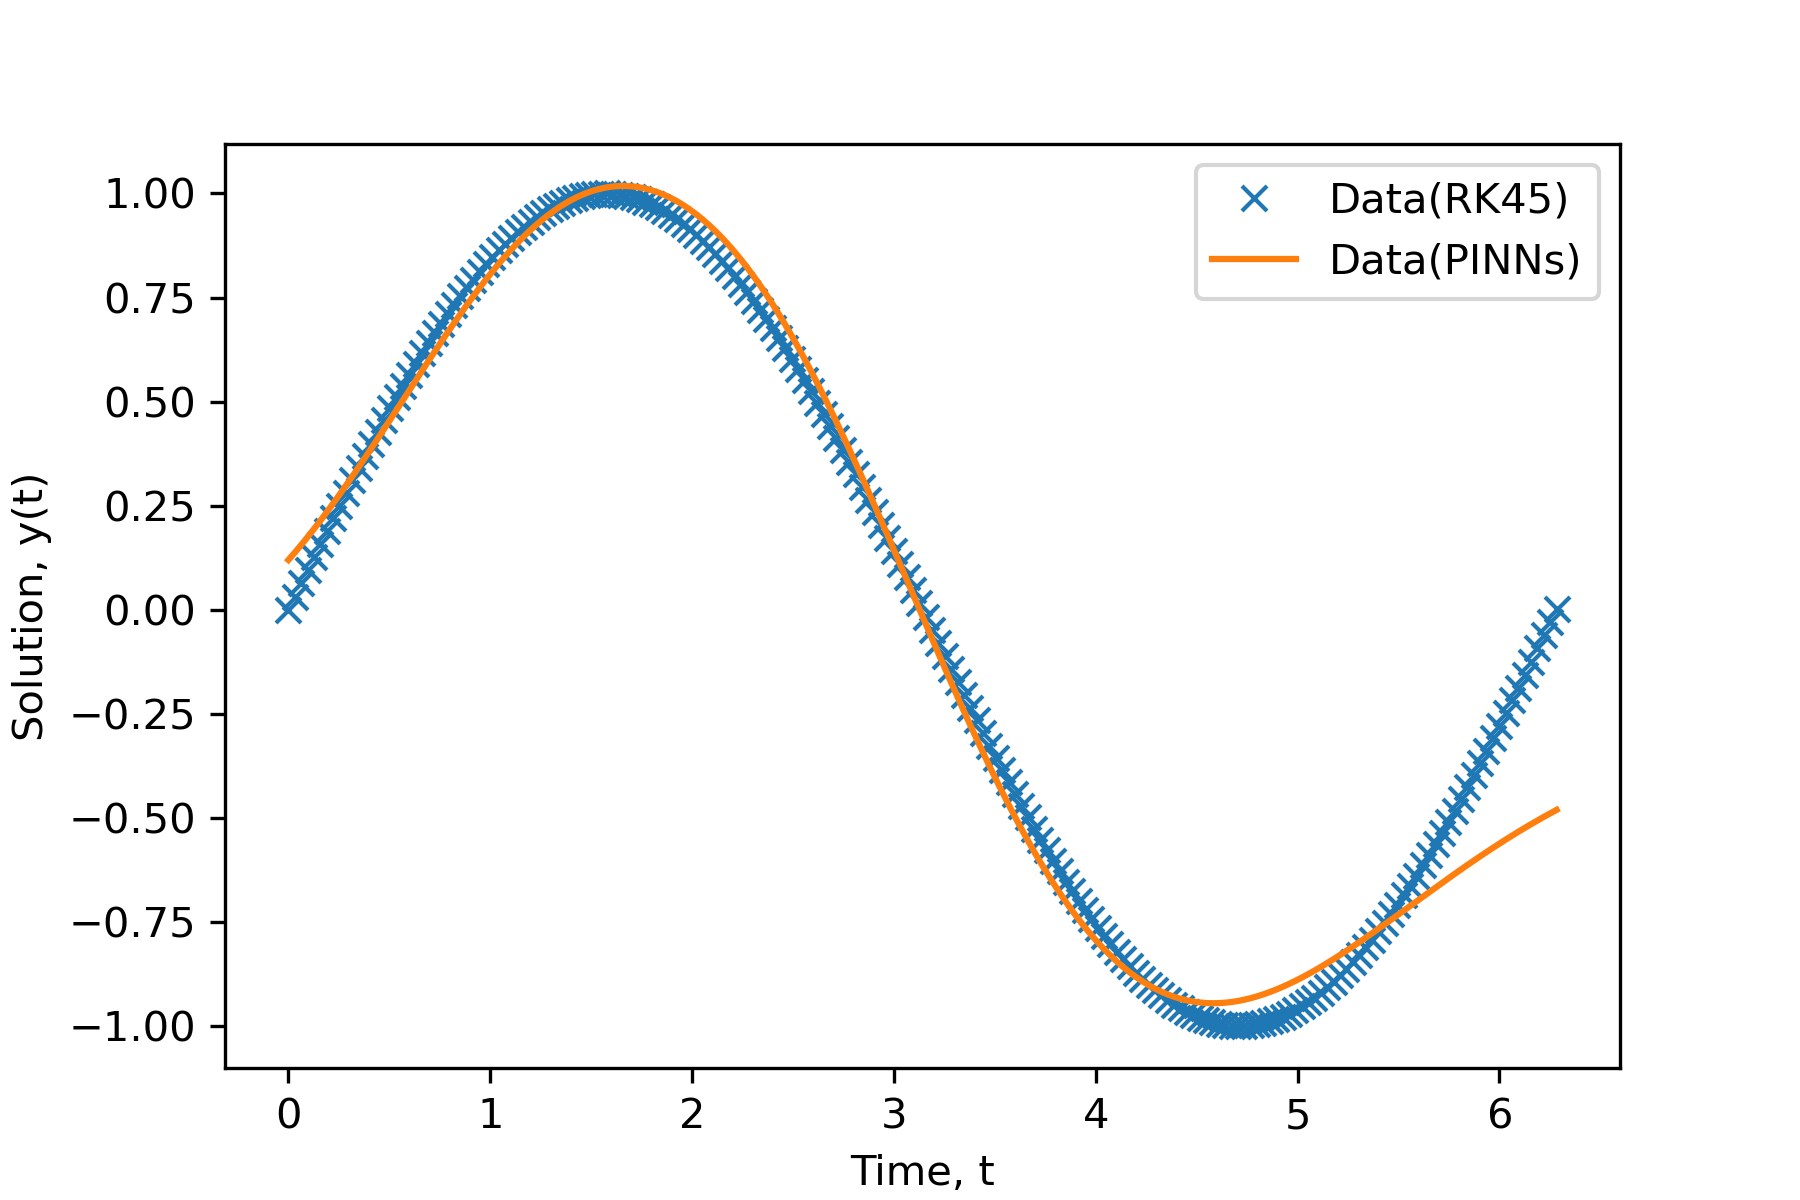

Generate this figure with Python:
"""
Created on Apr 16 09:02:58 2026

stiff_linear

"""

import numpy as np
import tensorflow as tf
import scipy.integrate as scint
import matplotlib.pyplot as plt
import time
from keras.models import Sequential, load_model
from keras.layers import InputLayer, Dense #, Lambda
from tensorflow.keras import backend as K
from sklearn.metrics import explained_variance_score as evs
import pickle
#import pandas as pd
#import time
#import scipy.optimize
#import keras
#from keras.utils.vis_utils import plot_model
#from pinn import Sequentialmodel

from box import Box

#pip install python-box
start_time = time.time() 
# Configuration
t_ini = tf.constant([[0]],dtype=tf.float64)

t0, t1, gap= 0, 2*np.pi, 200  #step size 0.01
sampling = 120
x0=[0.0, 1.0]
#layers = np.array([1,3,2]) 
N_f = 50
epochs = 20
batch_size = 4

def make_data():    
    # global data
    data ={
           'x0': x0,   
           'numerical_sol': [],
           
           't':np.linspace(t0, t1, gap),
           't_train':[],
           'sort_t':[],
           'N_f': N_f,
           't_f':[], 
           
           'model': None, 
           'fname':None,
           
           'loss_':[],
           'loss_ic':[],
           'loss_f':[],
           'error_vec':[],
                      
           'u_fit': [],
           'u_pred':[],
           'u_test': [],
           'numerical_rhs':[],
           'grads':[],
           
           'y_numerical_idx':[],        #checking
           'numerical_neighbour': [],   #checking
           }
    return Box(data)

# x' = RHS(x,t)
def RHS(t, y):
    y1, y2 = y
    dy1dt = y2
    dy2dt = -y1
    return np.array([dy1dt, dy2dt])

# Numerical solution
def get_numerical_sol(data,
        fun=RHS,
        t_span=(t0, t1),
        x0=x0,
        method="RK45",  # "BDF", "LSODA", "DOP853"
        t_eval=np.linspace(t0, t1, gap)
        ):
    sol = scint.solve_ivp(fun, t_span, x0, method, t_eval)
    
    data['numerical_sol'] = sol
    return sol

def prepare_input_data(data, N_f):
    t = data['t']
    idx = np.random.choice(t.shape[0], sampling-1, replace=False)
    
    t_random = t[idx]
    t_train = np.array(t_random)
    t_train = np.hstack((0,t_random))
    t_train = np.array(t_train).reshape(-1,1)
    
    numerical_sol = data['numerical_sol']
    y_numerical_idx = numerical_sol.y.T[idx,:]
    y_numerical_idx = np.vstack((x0, y_numerical_idx))    
       
    data['t_train'] = t_train
    data['y_numerical_idx'] = y_numerical_idx
    
    return t_train, y_numerical_idx 

def neighbour_data(data):
    
    t_train = data['t_train']
    
    '''Additional Random neighbouring Points'''
    #T_randpts = np.random.uniform(0,1,(N_f,2))  #based on t             #(N_f,2)
    t_randpts = tf.random.uniform(shape=[N_f], minval=t0, maxval=t1)    
      
    t_f = np.array(t_randpts).reshape(-1,1)    # append random points to extend training points   #(N_f,2)
    t_f = np.vstack((t_f, t_train))                   #(N_f+1,2)
    
    sort_t_f=sorted(set(t_f.ravel()))  #set to eliminate duplicate t selected
    t_eval=sort_t_f
    
    sol2 = scint.solve_ivp(fun=RHS, t_span=(t0,t1),y0=x0, method = 'RK45',t_eval=t_eval)

    data['t_f'] = t_f
    data['sort_t'] = sort_t_f
    data['numerical_neighbour'] = sol2    
    
    return t_f, sol2

def setting_model(data):
    
    t = data['t']
    sol = data['numerical_sol']
    t_train = data['t_train']
    sol_idx = data['y_numerical_idx']
    t_f = data['t_f']
    numerical_neighbour = data['numerical_neighbour']
    
    model = Sequential()
    model.add(InputLayer(input_shape=(1,),dtype=tf.float64))
    model.add(Dense(8, activation=tf.keras.activations.gelu,kernel_initializer="glorot_uniform", dtype=tf.float64))
    model.add(Dense(16, activation=tf.keras.activations.gelu, kernel_initializer="glorot_normal", dtype=tf.float64))
    #model.add(Dense(8, activation=tf.keras.activations.gelu, kernel_initializer="glorot_normal", dtype=tf.float64))
    #model.add(Dense(64, activation=tf.keras.activations.gelu, kernel_initializer="glorot_normal", dtype=tf.float64))
    model.add(Dense(32, activation=tf.keras.activations.gelu, kernel_initializer="glorot_normal", dtype=tf.float64))
    model.add(Dense(16, activation=tf.keras.activations.gelu, kernel_initializer="glorot_normal", dtype=tf.float64))
    model.add(Dense(8, activation=tf.keras.activations.gelu, kernel_initializer="glorot_uniform", dtype=tf.float64))
    model.add(Dense(2, activation=None, kernel_initializer="glorot_normal",dtype=tf.float64))

    model.summary()
    #plot_model(model,show_shapes=True)
    #model.trainable_variables
    #data['model'] = model
    
    ddt = RHS(t_f,numerical_neighbour.y)
    print('ddt is',ddt)
    #print('dxdt_rhs', dxdt_rhs)
    #print('dydt_rhs',dydt_rhs)
    
    #g = tf.Variable(t_f, dtype = 'float64', trainable = False)
    g = tf.convert_to_tensor(t_f)
    
    with tf.GradientTape(persistent=False) as tape:
        tape.watch(g)
        
        #model1 = load_model('recode_spiral_model.h5')
        u_eval = model(g)
        #print(u_eval)
    grads = tape.jacobian(u_eval, g)  
        #print(grads.values)
        #grads_select = tf.einsum('bxby->bxy',grads) #only one entry, the rest are zero
        #grads_final = grads_select[:,:]
        #print(grads_final)  #(100,2,1)
        
        #dx_dt = grads_final[:,0]
    dx_dt = grads[:,0,0]
        #print('dxdt is', dx_dt)
        #dy_dt = grads_final[:,1]
    #dy_dt = grads[:,1,0]
        #print('dydt is', dy_dt)
    
    f = dx_dt + u_eval #because this is the physics equation
    loss_f = tf.reduce_mean(tf.square(f))
    
    #f1 = dx_dt - ddt[:,0]   # does not work because LSODA also suffer from stiff
        #print('dxdt loss is', f1)
    #f2 = dy_dt - ddt[:,1]
        #print('dydt loss is', f2)
    
    #loss_f = tf.reduce_mean(tf.square(f1)) #+ tf.reduce_mean(tf.square(f2))
    
    with tf.GradientTape() as tape:
        tape.watch(t_ini)
        y_pred0 = model(t_ini)       # shape [1,2]
            
    J = tape.jacobian(y_pred0, t_ini)  
    #print(J)
   
    loss_ic = tf.reduce_mean(tf.square(y_pred0 - x0))
    
    def custom_loss(y_true, y_pred):
        
        #to_take = sampling + N_f - 5
        #loss_ic = K.mean(K.square(y_true[:to_take] - y_pred[:to_take]))
    
        loss_data = K.mean(K.square(tf.cast(y_true, tf.float32) - (tf.cast(y_pred, tf.float32))))

        # with tf.GradientTape() as tape:
        #     tape.watch(t_bc)
        #     y_pred_bc = model(t_bc)       # shape [1,2]
        #     #x_bc = y_pred_bc[:,0]
        #     #y_bc = y_pred_bc[:,1]

        # J_bc = tape.jacobian(y_pred_bc, t_bc)
                
        # print(J_bc)
 
        
        #loss_bc = tf.reduce_mean(tf.square(y_pred_bc - [x_bc,y_bc]))
        #print(loss_ic.numpy(), loss_f.numpy())
        
        loss = tf.cast(loss_data, tf.float32) + tf.cast(loss_ic, tf.float32) + tf.cast(loss_f, tf.float32)

        tf.print('loss on data is:', loss_data)
        tf.print('loss on ic is:', loss_ic)
        #tf.print('loss on bc is:', loss_bc)
        tf.print('loss on derivative(GTape) is:', loss_f)
        tf.print('total loss without bc is:', loss)
        
        return loss
        
    """3 steps: compile, fit, predict.       """
    #model.compile(loss='mse', optimizer='adam', metrics=['accuracy'])
    model.compile(loss=custom_loss, optimizer='RMSprop', metrics=['accuracy'])
    
    """model fitting"""
    t_to_array = tf.constant(t_train)
    y_to_fit = tf.constant(sol_idx)
    #print(y_to_fit)
    
    #x_test = sol.y.T[0]
    #y_test = sol.y.T[1]
    #model.fit(t_to_array, y_to_fit, batch_size,epochs)#, validation_data = (x_test, y_test))
    
    history = model.fit(t_to_array, y_to_fit, batch_size,epochs)#, validation_data = (x_test, y_test))
    #plt.plot(history.history['loss'], label='loss')
    #plt.semilogy(history.history['loss'], label='log_loss')
    #plt.legend()
    #plt.show()
    
    fig, ax1 = plt.subplots(1, 1, figsize=(8, 5))
    ax1.semilogy(history.history['loss'], label='log_loss')
    ax1.set_xlabel('number of iteration')#, fontdict=font)
    ax1.set_ylabel('loss value')#, fontdict=font)
    ax1.legend(loc='upper right')  
    fig.savefig('simple_logloss.png', dpi=300)
    #model.save('recode_spiral_model.h5')
    
    """model prediction      """
    u_pred = model(t_f)
   
    #Checking performance of model with all t as testing data
    t=np.array(t).reshape(-1,1)
    u_test = model(t)
    
    #ic_x = tf.reduce_mean(tf.square(sol.y.T - u_test))
    #ic_y = tf.reduce_mean(tf.square(sol.y.T[:,1] - u_test[:,1]))
    #ic_all = ic_x #+ ic_y
    
    #ddt_all = RHS2(t,sol.y.T)
    
    # h = tf.convert_to_tensor(t)
        
    # with tf.GradientTape(persistent=False) as tape:
    #     tape.watch(h)
                 
    #     #model1 = load_model('recode_spiral_model.h5')
    #     u_fit = model(h)
    #     #print(u_test)
    #     grads = tape.jacobian(u_fit, h)  
    #     grads_select = tf.einsum('bxby->bxy',grads) #only one entry, the rest are zero
    #     grads_final = grads_select[:,:]
    #         #print(grads.values)
    #     #allgrads = grads[:,:,0,0]
    #     dx_dt = grads_final[:,0]
    #     dy_dt = grads_final[:,1]
    
    #     f_all1 = tf.reduce_mean(tf.square(dx_dt - ddt_all[:,0]))
    #     f_all2 = tf.reduce_mean(tf.square(dy_dt - ddt_all[:,0]))
    #     loss_fall = f_all1 + f_all2

    #     print('Derivatives loss on testing data dxdt', f_all1)
    #     print('Derivatives loss on testing data dydt',f_all2)
    #     print('Data loss', ic_all)
    #     print('Total testing data loss', loss_fall + ic_all)
     
    model.save('harmonic.keras')
    
    data['u_pred'] = u_pred
    data['u_test'] = u_test
    
    return u_pred, u_test, model
    
def loss_ic(data):
    sol_neighbour = data['numerical_neighbour']
    u_pred = data['u_pred']
    
    to_take = sampling + N_f - 10
    loss_ic = tf.reduce_mean(tf.square(sol_neighbour.y.T[:to_take] - u_pred[:to_take]))
        
    data['loss_ic'] = loss_ic
    return loss_ic

def loss_ODE(data):
    
    t_f = data['t_f']
    numerical_neighbour = data['numerical_neighbour']
    model = data['model']
    #u_pred = data['u_pred']
        
    g = tf.Variable(t_f, dtype = 'float64', trainable = False)
    #h = tf.Variable(u_pred)
    #x = tf.Variable(u_pred)
     
    with tf.GradientTape(persistent=False) as tape:
        tape.watch(g)
       # tape.watch(x)
         
        #model1 = load_model('recode_spiral_model.h5')
        u_eval = model(g)
        
        grads = tape.jacobian(u_eval, g)  
        
        allgrads = grads[:,:,0,0]
        dx_dt = allgrads[:,0:1]
        dy_dt = allgrads[:,1:2]
        #x = tf.Variable(u_eval[:,0])
       # y = tf.Variable(u_eval[:,1])
        #dx_dt = tape.gradient(u_eval,g)        
        #dx_dt, dy_dt = tape.gradient((x,y), g)
        
   #     del(tape)
        #[dl_dw, dl_db] =tape.gradient(loss, [w, b])
    
    dxdt_rhs, dydt_rhs = RHS(t_f,numerical_neighbour.y.T)
    
    f1 = dx_dt - dxdt_rhs 
    f2 = dy_dt - dydt_rhs

    loss_f = tf.reduce_mean(tf.square(f1)+tf.square(f2))
 
    data['grads'] = grads
    data['loss_f'] = loss_f
    return loss_f

def visualize(data):
    numerical_sol = data['numerical_sol']
    y_numerical_idx = data['y_numerical_idx']
    numerical_neighbour = data['numerical_neighbour']
    sort_t = data['sort_t']
    u_pred = data['u_pred']
    u_test = data['u_test']
    t = data['t']
    
    #plt.subplot(131)
    #plt.plot(numerical_sol.y[0,:], numerical_sol.y[1,:])
    #plt.subplot(132)
    #plt.plot(y_numerical_idx[:,0], y_numerical_idx[:,1],'x')
    #plt.subplot(133)
    #plt.plot(numerical_neighbour.y[0,:], numerical_neighbour.y[1,:])
    #plt.show()
    
    # fig,ax1 = plt.subplots(1,1)
    # fig.suptitle("Results comparison between RK45 and PINNs with training data", fontsize=12)
    # ax1.plot(numerical_neighbour.y[0,:],label='RK45')
    # ax1.legend(loc='upper right')
    # ax1.plot(u_pred[:,0],'x',label='PINNs')
    # ax1.set_xlabel('count')#, fontdict=font)
    # ax1.set_ylabel('x')#, fontdict=font)
    # ax1.legend(loc='upper right')
    # plt.show()
    # fig.savefig('stiff_linear.png', dpi=300)

    # fig,ax2 = plt.subplots(1,1)
    # fig.suptitle("RK45 vs PINNs", fontsize=12)
    # ax2.plot(numerical_sol.y[0,:], label='RK45')
    # ax2.legend(loc='upper right')
    # ax2.plot(u_test[:,0],'x',label='PINNs')
    # ax2.set_xlabel('count')#, fontdict=font)
    # ax2.set_ylabel('x')#, fontdict=font)
    # ax2.legend(loc='upper right')
    # plt.show()
    # fig.savefig('stiff_linear_test.png', dpi=300)
    
    
    fig,ax5 = plt.subplots(1,1)
    # Plot the trajectory
    ax5.plot(t,numerical_sol.y[0,:]) #
    # Set labels and title
    ax5.set_xlabel("Time, t")
    ax5.set_ylabel("Solution, y(t)")
    #ax5.set_title("sin x")
    # Display the plot
    plt.show()
    fig.savefig('harmonic_num.png', dpi=300)
    
    #fig,ax6 = plt.subplots(figsize=(10, 8))
    # fig,ax6 = plt.subplots(1,1)
    # # Plot the trajectory
    # ax6.plot(sort_t,numerical_neighbour.y[0,:]) #
    # # Set labels and title
    # ax6.set_xlabel("Time, t")
    # ax6.set_ylabel("Solution, y")
    # ax6.set_title("1D Stiff Linear_PINNs")
    # # Display the plot
    # plt.show()
    # fig.savefig('sinx_neigh.png', dpi=300)
    
    #fig,ax6 = plt.subplots(figsize=(10, 8))
    fig,ax7 = plt.subplots(1,1)
    # Plot the trajectory
    ax7.plot(t,numerical_sol.y[0,:],'x' , label='Data(RK45)') #2 #for solution, y(t)
    ax7.legend(loc='upper right')
    ax7.plot(t,u_test[:,0], label='Data(PINNs)') #
    ax7.legend(loc='upper right')
    # Set labels and title
    ax7.set_xlabel("Time, t")
    ax7.set_ylabel("Solution, y(t)")
    #ax7.set_title("sin x")
    # Display the plot
    plt.show()
    fig.savefig('harmonic.png', dpi=300)
    
    #if plot numerical_sol.y[1,:], then will get its derivative, y'(t) = - cos(t)

def save_output(data, fname="harmonic.pkl"):
    with open(fname, 'bw') as f:
        pickle.dump(data,f)
        
def main():
    data = make_data()   
    get_numerical_sol(data)
    prepare_input_data(data, N_f=N_f)
    neighbour_data(data)
        
    tmp, tmp, model = setting_model(data)
    #loss_ic(data)
    #loss_ODE(data)
    
    visualize(data)
    save_output(data, fname="harmonic.pkl")
    
    elapsed = time.time() - start_time 
    print('Training time: %.2f' % (elapsed))
    
    return data, model

#if __name__ == "__main__":
#    main(layers, fname='recode_spiral.pkl')

data,model = main()
#data=main()
#save model
